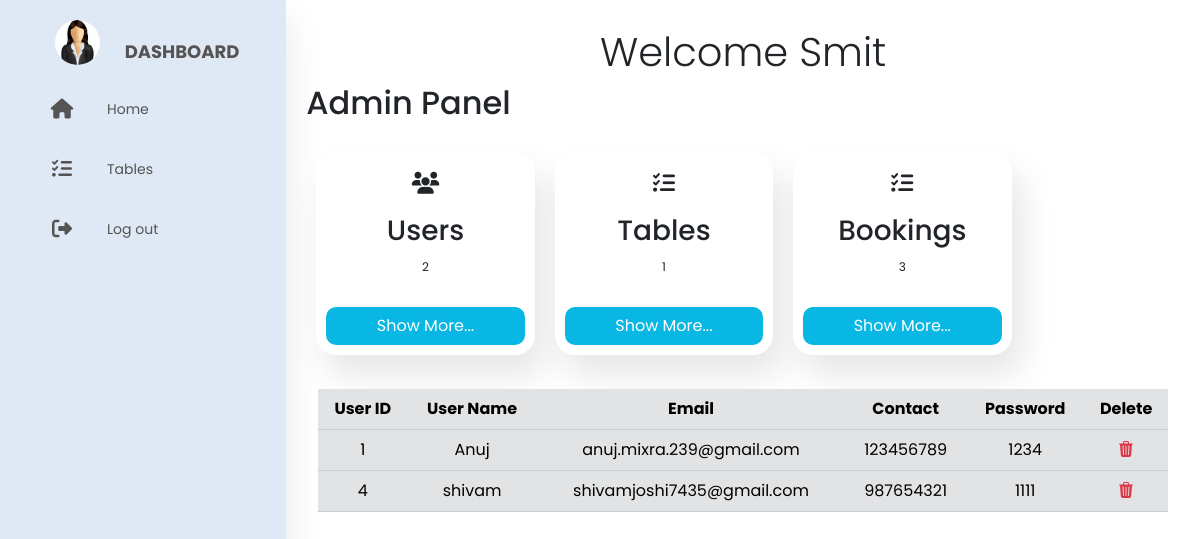
Page /Admin/user.php (signed in) on the committed database.
### tables this page shows
CREATE TABLE `tbl_user` (
  `user_id` int(10) NOT NULL,
  `username` varchar(100) NOT NULL,
  `email` varchar(100) NOT NULL,
  `password` varchar(60) NOT NULL,
  `contact` int(50) NOT NULL
);

### Admin/user.php (the view, shortened to what this page needs)
<?php
include('admin.php');
?>
<!DOCTYPE html>
<html>
<head>
	<link rel="stylesheet" href="https://cdn.jsdelivr.net/npm/bootstrap@5.2.3/dist/css/bootstrap.min.css">
	<link rel="stylesheet" href="https://cdn.jsdelivr.net/npm/bootstrap-icons@1.10.2/font/bootstrap-icons.css">
</head>
<body>
<div class="container">
	<div class="row justify-content-center">
		<div class="col-lg-12">
            <table class="table table-secondary">
	            <thead>
		            <tr>
			            <th>User ID</th>
			            <th>User Name</th>
						<th>Email</th>
			            <th>Contact</th>
			            <th>Password</th>
			            <th>Delete</th>
		            </tr>
	            </thead>
                <tbody>
    <?php
include('../files/config/dbconnect.php');
$query="SELECT * FROM tbl_user ";
$res=mysqli_query($conn,$query);
$count=mysqli_num_rows($res);
if ($count>0){
	while($row=mysqli_fetch_assoc($res)){
		echo"<tr>";
	echo "<td>".$row['user_id']."</td>";
	echo "<td>".$row['username']."</td>";
	echo "<td>".$row['email']."</td>";
	echo "<td>".$row['contact']."</td>";
	echo "<td>".$row['password']."</td>";
	?>
<td><a href="vehicle_del.php?id=<?php echo $row['user_id'];?>"><i id="" class="bi bi-trash3-fill text-danger"></i></a>
	</td>
	<?php
	echo"</tr>";
}
}
else
{
	echo "NO data Found";
}
?>
                </tbody>
            </table>
        </div>
    </div>
</div>
</body>
</html>

### Admin/sidebarstyle.css (style rules this page uses)
* { margin: 0; padding: 0; outline: none; border: none; text-decoration: none; box-sizing: border-box; font-family: "Poppins", sans-serif; }
body { background: #c3cdd8; }

### Admin/user.php (style rules this page uses)
th,td { text-align: center; }

### rows in the picture
tbl_user: user_id "1", username "Anuj", email "anuj.mixra.239@gmail.com", contact "123456789", password "1234"
tbl_user: user_id "4", username "shivam", email "shivamjoshi7435@gmail.com", contact "987654321", password "1111"

### other values in the picture
$_SESSION['adminloginid'] "Smit"
$count "2"
$count "1"
$count "3"
